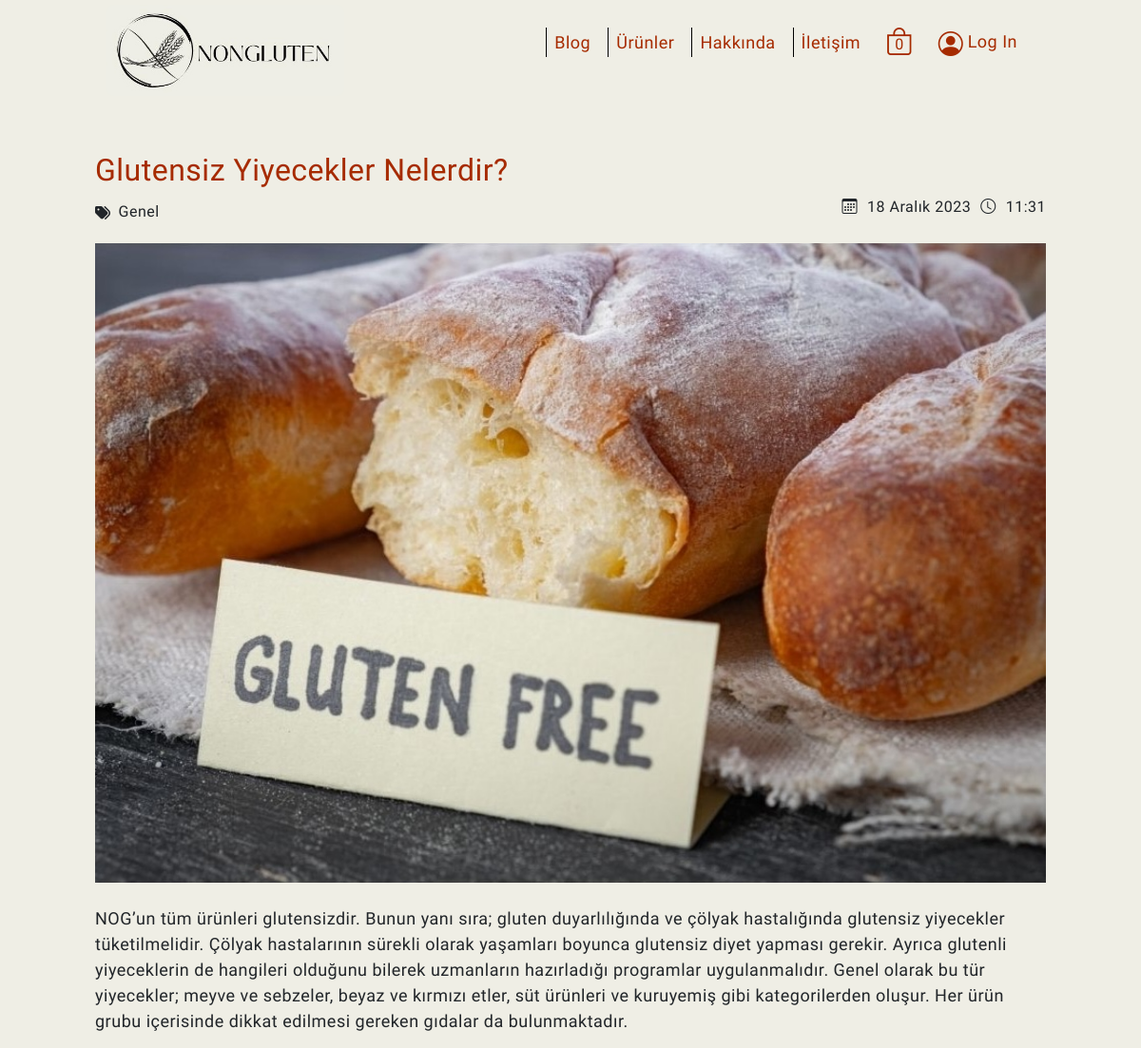
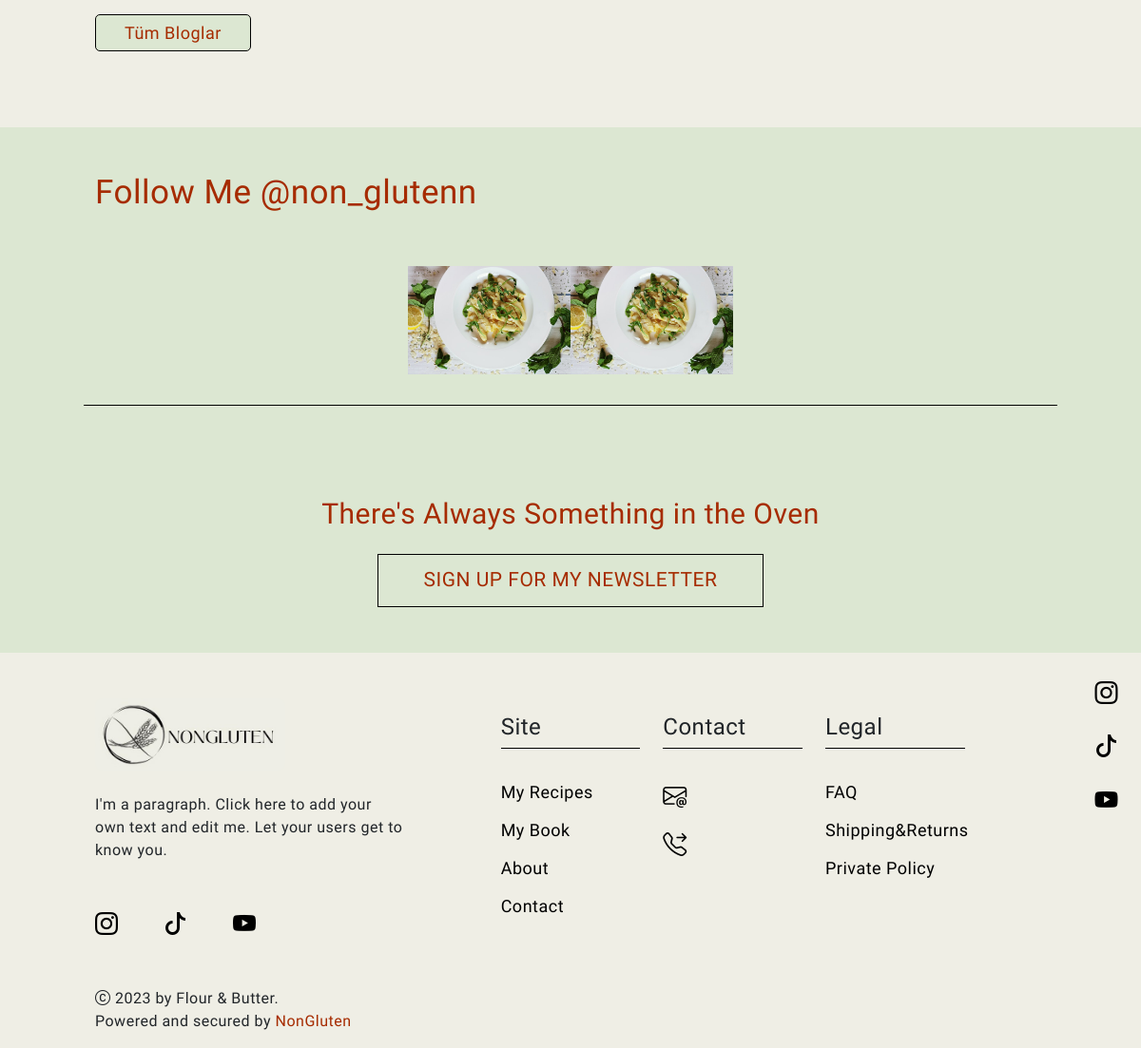
/blog/glutensiz-yiyecekler-nelerdir, run on the app's committed database (2 pictures, top to bottom).
### nonapp/models.py (models this page shows, shortened)
class Bloglar(models.Model):
    isim=models.CharField(max_length=200,verbose_name='Blog Başlığı')
    aciklama=models.TextField(max_length=1500,verbose_name='Blog Açıklaması')
    resim=models.FileField(upload_to='bloglar',verbose_name='Blog Resmi',null=True,blank=True)
    tarih=models.DateField(auto_now_add=True)
    saat=models.TimeField(auto_now_add=True)
    slug=models.SlugField(null=False,blank=True,unique=True,editable=False)

class Instagram(models.Model):
    resim=models.FileField(upload_to='instagram/',verbose_name='Instagram Gönderi',null=True,blank=True)

### nonapp/views.py (the view)
# urls.py: path('blog/<slug:slug>',blogDetay,name='blogDetay'),
def blogDetay(request,slug):
    blog=Bloglar.objects.get(slug=slug)
    instagram=Instagram.objects.all()
    context={
        'blogDetay':blog,
        'instagram':instagram,
    }
    return render(request,'blogDetay.html',context)

### templates/blogDetay.html
{% extends "index.html" %}
{% load static %}
    {% block content %}
    <main class="container blogDetay">
        <div class="row blogDetay-row">
            <section class="col-12 blogDetay-col">
                <header class="blogDetay-header">
                    <div class="header-title">
                        <h2>{{blogDetay.isim}}</h2>
                    </div>
                </header>
                <article class="blogDetay-content">
                    <div class="row header-subTitle">
                        <div class="col-auto subTitle-kategori">
                            <span><i class="fa-solid fa-tags"></i></span>
                            <h6>Genel</h6>
                        </div>
                        <div class="col-auto subTitle-tarih">
                            <ul class="subTitle-tarihList">
                                <li><i class="bi bi-calendar3"></i></li>
                                <li>{{blogDetay.tarih}}</li>
                                <li><i class="bi bi-clock"></i></li>
                                <li>{{blogDetay.saat}}</li>
                            </ul>
                        </div>
                    </div>
                </article>
                <article class="blogDetay-contentBody">
                    <div class="contentBody-image">
                        <img src="{{blogDetay.resim.url}}" alt="">
                    </div>
                    <div class="contentBody-text mt-4">
                        <div class="contentBody-text-paragraph">
                            <p>{{blogDetay.aciklama}}</p>
                        </div>
                        <div class="contentBody-text-button">
                            <button>
                                <a href="{% url 'blog' %}">Tüm Bloglar</a>
                            </button>
                        </div>
                    </div>
                </article>
            </section>
        </div>
    </main>
    {% include "includes/_instaGonderi.html" %}
    {% endblock content %}

### templates/includes/_instaGonderi.html (shortened to what this page needs)
{% load static %}
<div class="section5-background">
    <div class="container">
        <div class="row section5-row">
            <div class="col-12">
                <div class="section5-alt-text">
                    <h3>Follow Me @non_glutenn</h3>
                </div>
                <div class="row section5-alt-text-border">
                    {% for i in instagram %}
                    <div class="col-md-4 col-lg-2 section5-alt-text-pad">
                        <div class="section5-alt-text-image">
                            <img src="{{i.resim.url}}" alt="">
                        </div>
                    </div>
                    {% endfor %}
                </div>
            </div>
        </div>
    </div>
</div>

### static/css/style.css (style rules this page uses)
* { margin: 0; padding: 0; box-sizing: border-box; font-family: 'Inconsolata', monospace; letter-spacing: .5px; }
html { scroll-behavior: smooth; }
body { background-color: #EFEEE5; }
.container { width: 100%; padding-left: 100px; padding-right: 100px; max-width: none; }
:root { --text-color: rgb(166, 43, 0); --background-logo: #EFEEE5; --background1: rgb(220, 231, 210); --background2: rgb(181, 199, 165); --navbar-menu: rgb(74, 1, 5); }
.section5-background { background-color: var(--background1); margin-top: 5rem; }
.section5-row { padding: 3rem 0; }
.section5-alt-text h3 { color: var(--text-color); font-size: 35px; font-weight: 300; margin-bottom: 2.5rem; }
.section5-alt-text-image { position: relative; overflow: hidden; max-width: 992px; }
.section5-alt-text-image img { object-fit: cover; width: 100%; max-width: 992px; }
.section5-alt-text-border { border-bottom: 1.5px solid black; padding: 1rem 0 2rem 0; justify-content: center; }
.section5-alt-text-pad { padding-right: 0; padding-left: 0; }
.blogDetay { margin-top: 10rem; }
.header-title h2 { color: var(--text-color); }
.header-subTitle { justify-content: space-between; align-items: center; }
.subTitle-kategori { display: flex; column-gap: 8px; }
.subTitle-tarihList { display: flex; column-gap: 10px; list-style: none; font-size: 16px; }
.blogDetay-contentBody { margin-top: 10px; }
.contentBody-image { text-align: center; }
.contentBody-image img { height: auto; object-fit: cover; width: 100%; max-width: 100%; }
.contentBody-text-paragraph { font-size: 18px; font-weight: 500; }
.contentBody-text-button { margin-top: 30px; }
.contentBody-text-button button { color: var(--text-color); background-color: var(--background1); border: 1.1px solid black; padding: 5px 30px; border-radius: 5px; transition: background-color .3s; font-size: 18px; }
.contentBody-text-button button a { color: var(--text-color); text-decoration: none; }

### data on the page
Bloglar: isim "Glutensiz Yiyecekler Nelerdir?", tarih "18 Aralık 2023", saat "11:31", resim (picture), aciklama "NOG’un tüm ürünleri glutensizdir. Bunun yanı sıra; gluten duyarlılığında ve çölyak hastalığında glutensiz yiyecekler tüketilmelidir. Çölyak hastalarının sürekli olarak yaşamları boyunca glutensiz diyet yapması gerekir. Ayrıca glutenli yiyeceklerin de hangileri olduğunu bilerek uzmanların hazırladığı programlar uygulanmalıdır. Genel olarak bu tür yiyecekler; meyve ve sebzeler, beyaz ve kırmızı etler, süt ürünleri ve kuruyemiş gibi kategorilerden oluşur. Her ürün grubu içerisinde dikkat edilmesi gereken gıdalar da bulunmaktadır."
Instagram: resim (picture)
Instagram: resim (picture)
